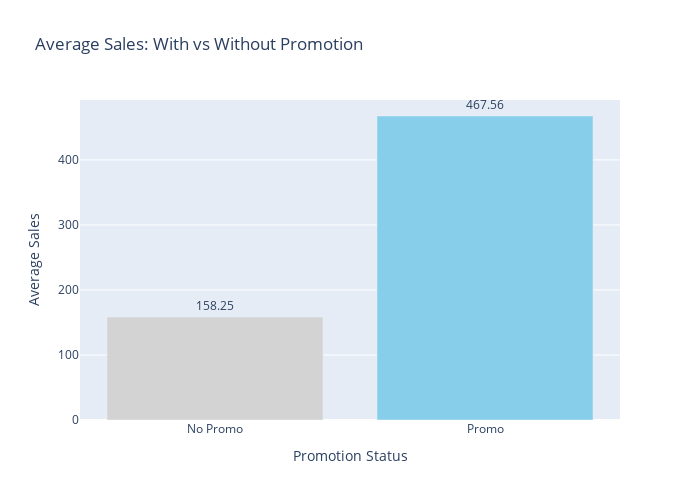

Notebook cell for this chart:
### Markdown cell above
## Step 8: Effect of Promotions

### Code cell
#  Compare Sales with and without Promotions (Overall)
import plotly.express as px

# Average sales based on promotion status
promo_impact = train_df.groupby('onpromotion')['sales'].mean().reset_index()

# Replace 0 and 1 with labels for clarity
promo_impact['onpromotion'] = promo_impact['onpromotion'].map({0: 'No Promo', 1: 'Promo'})

# Create Plotly bar chart
fig = px.bar(
    promo_impact,
    x='onpromotion',
    y='sales',
    text='sales',
    color='onpromotion',
    color_discrete_map={'No Promo': 'lightgray', 'Promo': 'skyblue'},
    title='Average Sales: With vs Without Promotion',
    labels={'onpromotion': 'Promotion Status', 'sales': 'Average Sales'}
)

fig.update_traces(texttemplate='%{text:.2f}', textposition='outside')
fig.update_layout(
    uniformtext_minsize=8,
    uniformtext_mode='hide',
    yaxis_title='Average Sales',
    xaxis_title='Promotion Status',
    showlegend=False,
    height=500,
    width=700
)

fig.show()

### Figure 1 — Plotly figure (JSON) as saved in the notebook; plotly's stock layout.template omitted (floating-point values rounded to 4 significant figures)
{"data": [{"hovertemplate": "Promotion Status=%{x}<br>Average Sales=%{text}<extra></extra>", "legendgroup": "No Promo", "marker": {"color": "lightgray", "pattern": {"shape": ""}}, "name": "No Promo", "orientation": "v", "showlegend": true, "text": [158.2], "textposition": "outside", "texttemplate": "%{text:.2f}", "type": "bar", "x": ["No Promo"], "xaxis": "x", "y": [158.2], "yaxis": "y"}, {"hovertemplate": "Promotion Status=%{x}<br>Average Sales=%{text}<extra></extra>", "legendgroup": "Promo", "marker": {"color": "skyblue", "pattern": {"shape": ""}}, "name": "Promo", "orientation": "v", "showlegend": true, "text": [467.6], "textposition": "outside", "texttemplate": "%{text:.2f}", "type": "bar", "x": ["Promo"], "xaxis": "x", "y": [467.6], "yaxis": "y"}], "layout": {"barmode": "relative", "height": 500, "legend": {"title": {"text": "Promotion Status"}, "tracegroupgap": 0}, "showlegend": false, "title": {"text": "Average Sales: With vs Without Promotion"}, "uniformtext": {"minsize": 8, "mode": "hide"}, "width": 700, "xaxis": {"anchor": "y", "categoryarray": ["No Promo", "Promo", null], "categoryorder": "array", "domain": [0, 1], "title": {"text": "Promotion Status"}}, "yaxis": {"anchor": "x", "domain": [0, 1], "title": {"text": "Average Sales"}}}}
